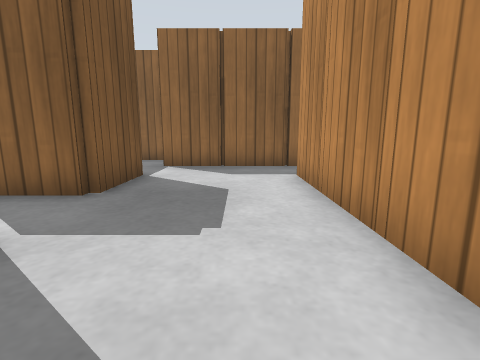
view 1 (above)

24 first-person views from a walk through a world built for the Gazebo simulator. The camera is 0.5 m above the floor, tilts 10° down and sees 85° across. The floor is counted in squares, 0.5 m on a side. Each view is taken from the middle of a square. On the plan, view 1 faces up. The plan holds only what a view shows up to about 11 squares ahead; the rest is blank. Simple patterns stand in for the simulator's built-in surfaces.

view 2
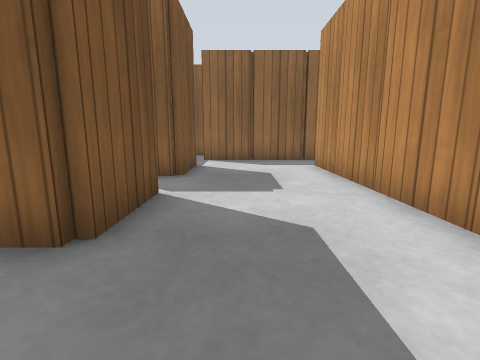

view 3
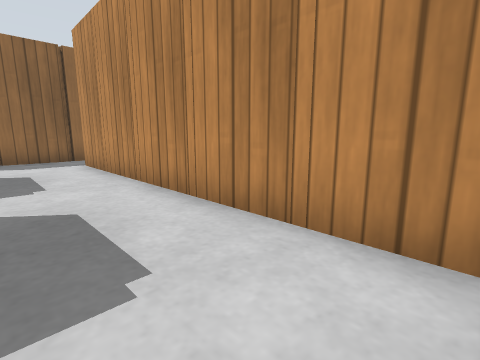

view 4
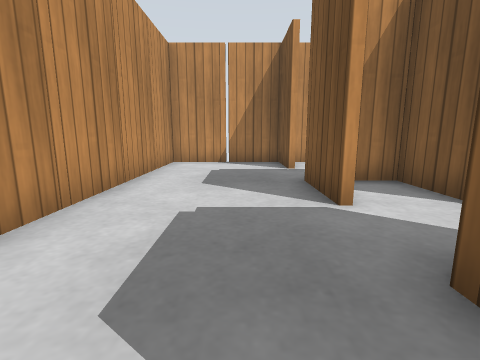

view 5
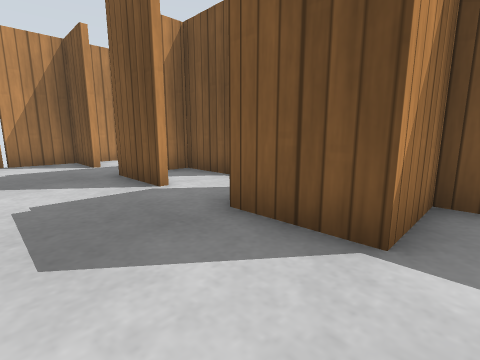

view 6
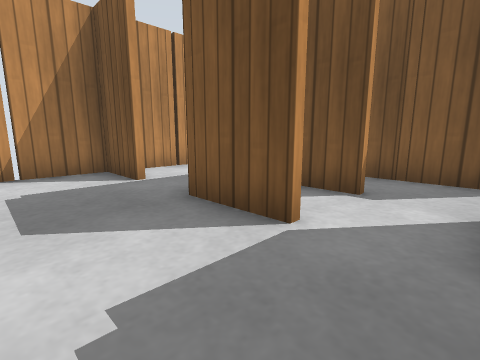

view 7
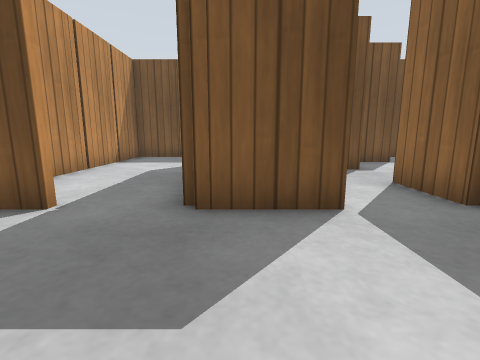

view 8
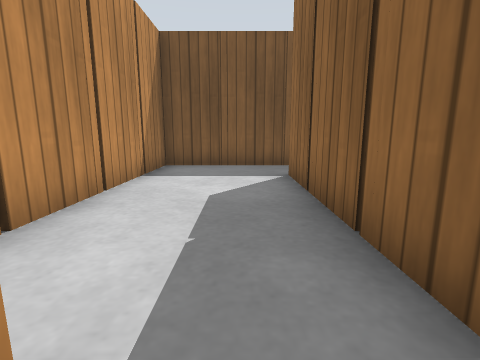

view 9
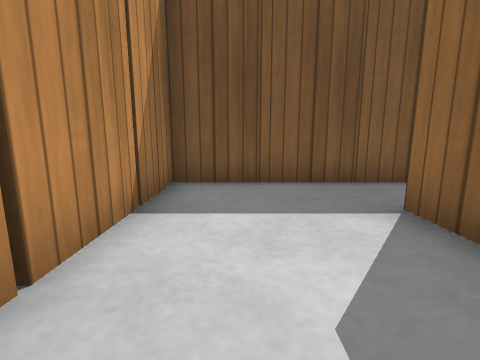

view 10
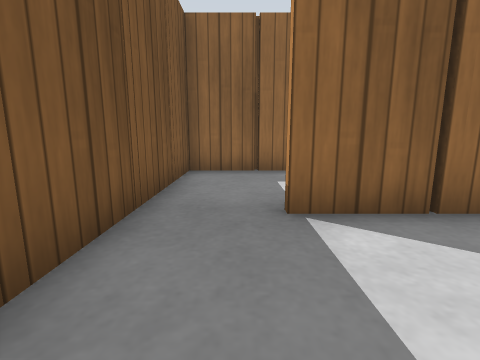

view 11
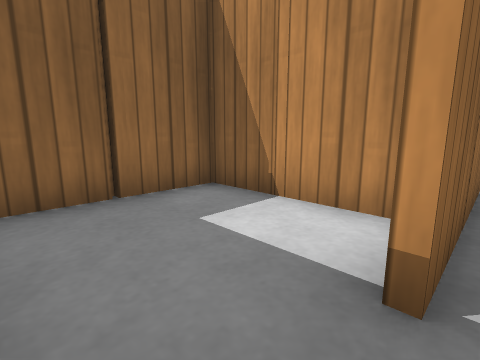

view 12
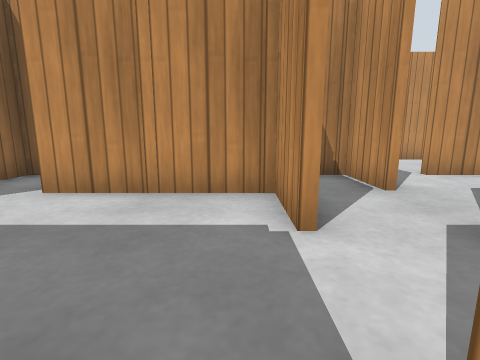

view 13
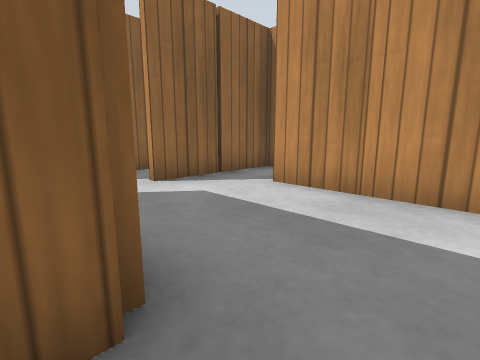

view 14
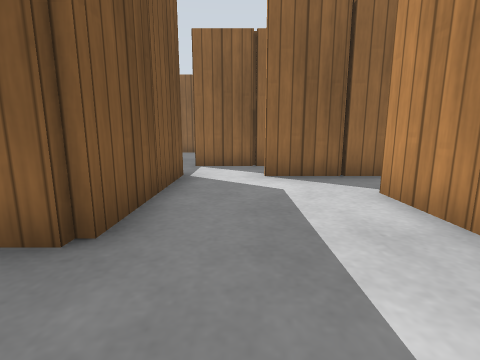

view 15
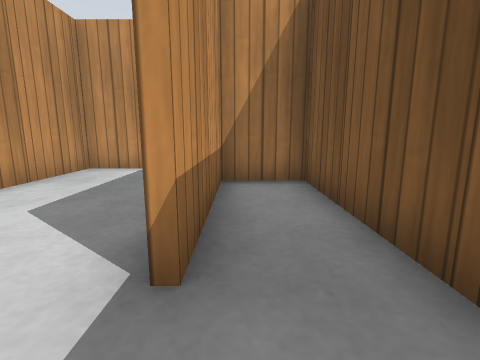

view 16
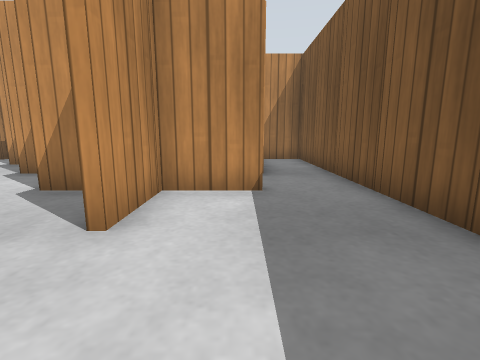

view 17
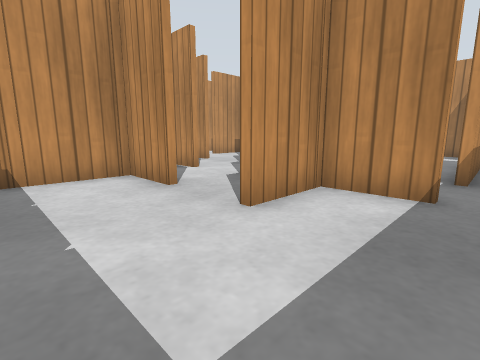

view 18
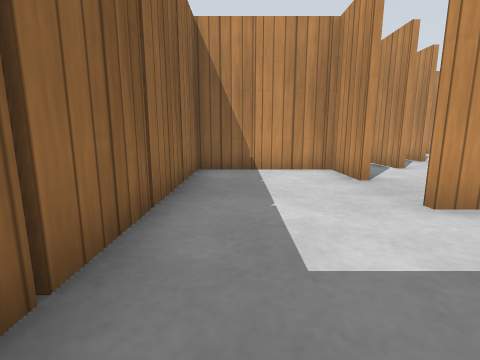

view 19
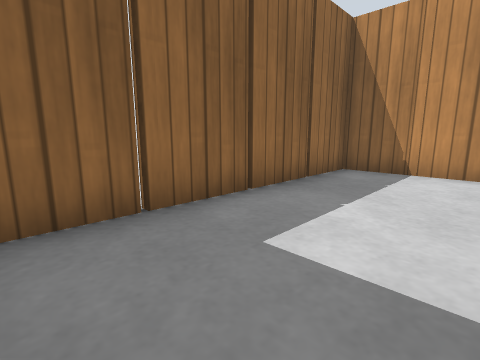

view 20
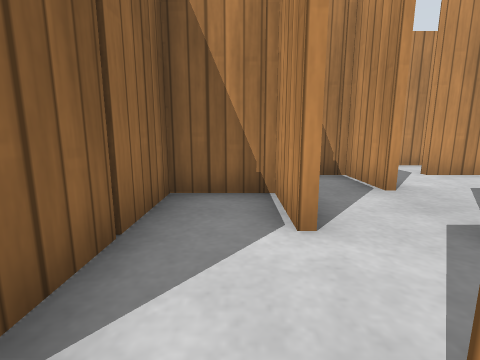

view 21
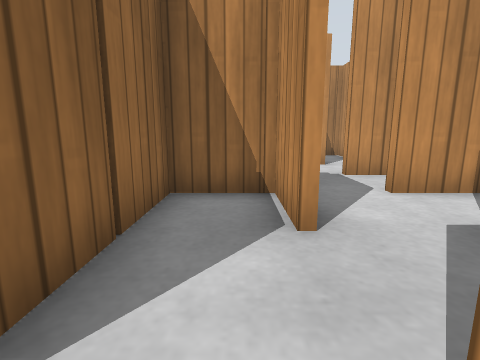

view 22
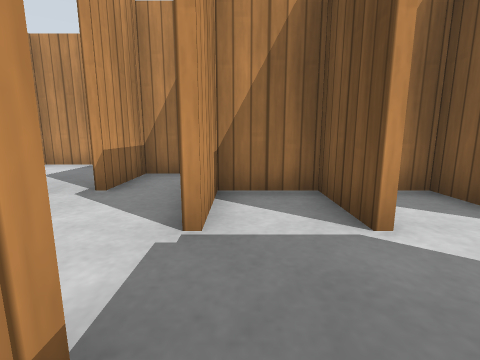

view 23
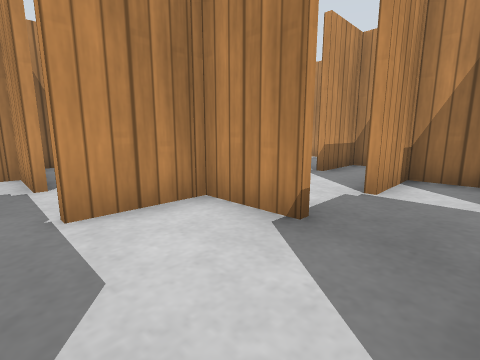

view 24
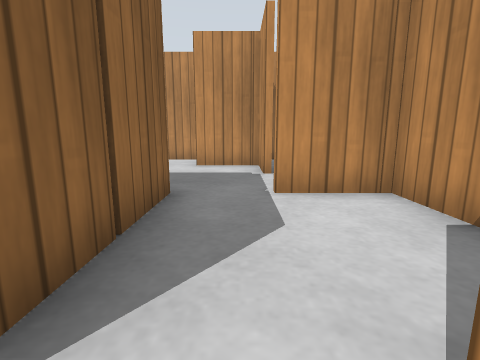

### Floor plan
Key: @ floor where view 1 was taken; # wall or solid block; . floor; P wooden post.
Columns run from 11 left of view 1 to 12 right of it. Each row starts with its distance up from view 1.
 21   ###
 20  ##P#P#P##
 19  ........#
 18  ........P
 17 P.......P#        .....#
 16 #....#.##P#  ##P#....#
 15 P...P#....P#........P#
 14 #..##P#..##P#....#.##  #
 13 P.....P#....P#..P#     #
 12 #..#.##P#..##P.##
 11 P..#....  .......
 10 #..P...## #..#.#.#
  9 P..#...#. P#P#.#...
  8 ###P...P.##P#P#P.#.
  7   ....P#.....   .#..
  6    #.##P#....#  #P..
  5   P#....P#...#     .P
  4  ##P#..##P...P     ##
  3 P...P#.......#
  2 #....P.#.#...P
  1 P....#P#.#...#
  0 #..##P#P#P.@.P
 -1 P............#
 -2 #........#...P
 -3  ..P.P.P.#.P.#
 -4  ####### ###

Positions as (right, up) in squares from view 1, and headings:
1: (0, 0), facing up
2: (-1, -2), facing up
3: (-1, -3), facing up-right
4: (-1, 6), facing down
5: (0, 7), facing down-left
6: (0, 4), facing down-left
7: (1, 1), facing left
8: (-2, -1), facing left
9: (-5, -2), facing left
10: (-9, -3), facing up
11: (-10, 0), facing up-right
12: (-9, 7), facing right
13: (-9, 7), facing up-right
14: (-7, 6), facing up
15: (-9, 14), facing down
16: (-8, 19), facing down
17: (-9, 19), facing down-right
18: (-10, 19), facing right
19: (-10, 17), facing up-right
20: (-5, 15), facing right
21: (-3, 13), facing right
22: (3, 13), facing down
23: (2, 15), facing down-right
24: (1, 15), facing right
